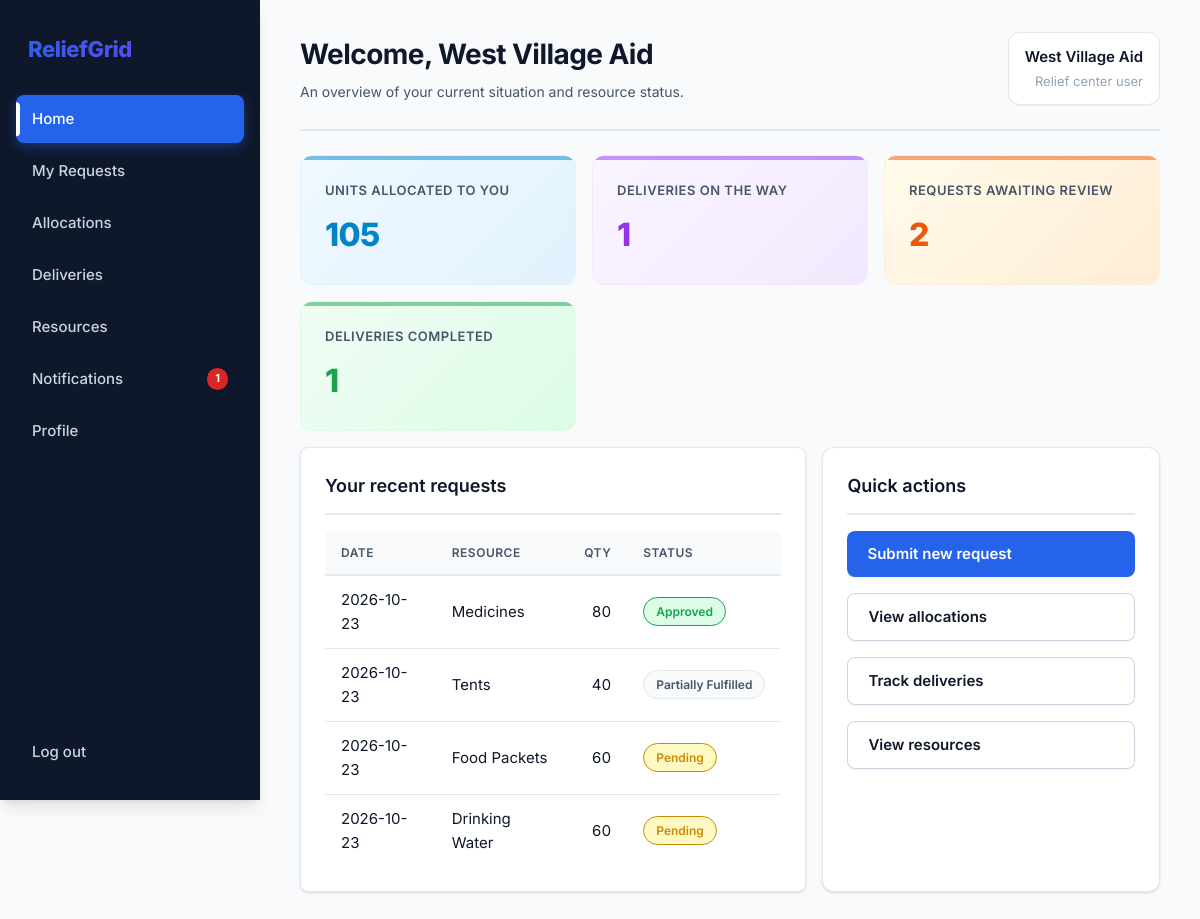
Before: /home (signed in) with the older database file.
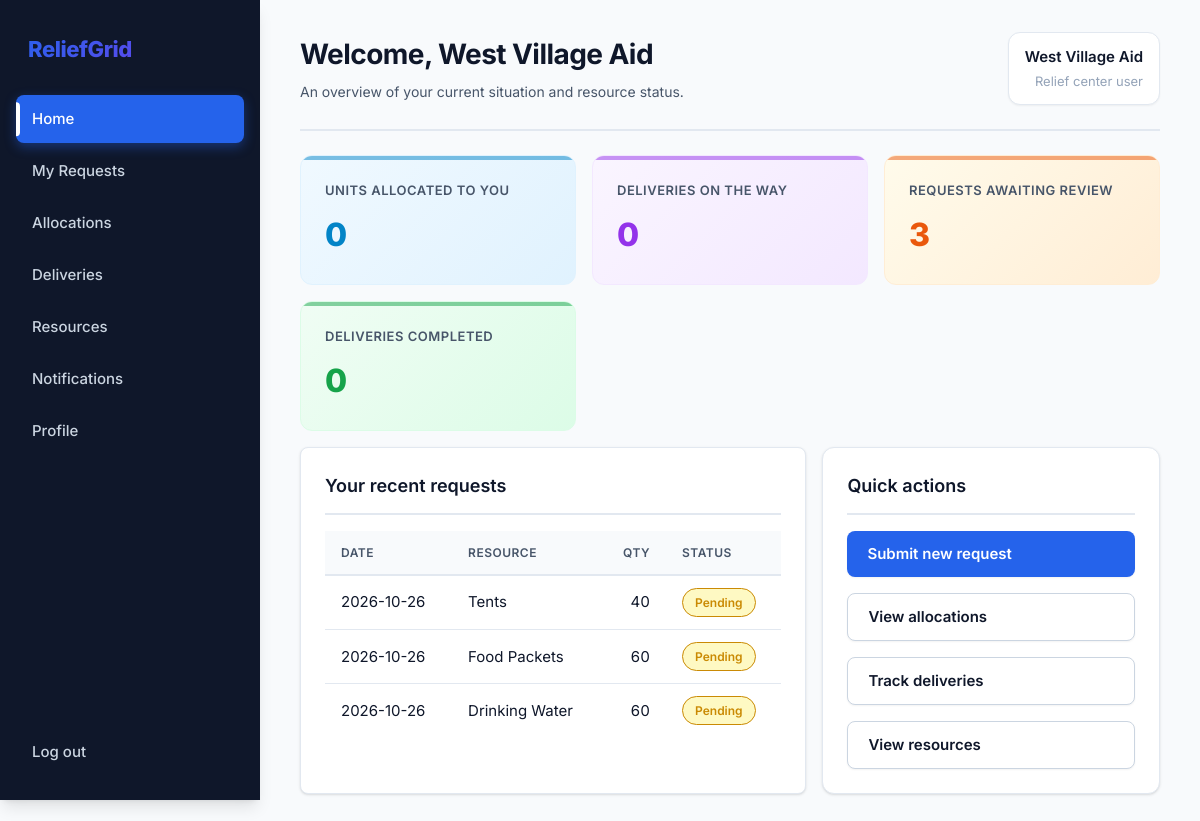
After: the same page with the newer database file.
### tables this page shows
CREATE TABLE requests (
    id INTEGER PRIMARY KEY, user_id INTEGER NOT NULL REFERENCES users(id),
    location_id INTEGER NOT NULL REFERENCES locations(id),
    resource_id INTEGER NOT NULL REFERENCES resources(id),
    quantity INTEGER NOT NULL CHECK (quantity > 0), people_affected INTEGER NOT NULL,
    urgency TEXT NOT NULL, description TEXT,
    status TEXT NOT NULL DEFAULT 'Pending', allocated_qty INTEGER NOT NULL DEFAULT 0,
    total_allocated INTEGER NOT NULL DEFAULT 0,
    total_dispatched INTEGER NOT NULL DEFAULT 0,
    total_received INTEGER NOT NULL DEFAULT 0,
    decision_note TEXT, created_at TEXT DEFAULT CURRENT_TIMESTAMP
);

CREATE TABLE resources (
    id INTEGER PRIMARY KEY, name TEXT UNIQUE NOT NULL, unit TEXT NOT NULL,
    quantity INTEGER NOT NULL DEFAULT 0 CHECK (quantity >= 0),
    low_threshold INTEGER NOT NULL DEFAULT 0, updated_at TEXT DEFAULT CURRENT_TIMESTAMP
);

### app.py (the view)
@app.route("/home")
@login_required("relief")
def user_home():
    uid = session["user_id"]
    stats = {
        "allocated": q("SELECT COALESCE(SUM(allocated_qty),0) c FROM requests WHERE user_id=?", uid, one=True)["c"],
        "pending_deliveries": q("SELECT COUNT(*) c FROM deliveries d JOIN requests q ON q.id=d.request_id WHERE q.user_id=? AND d.status IN ('Assigned','In Transit')", uid, one=True)["c"],
        "active": q("SELECT COUNT(*) c FROM requests WHERE user_id=? AND status='Pending'", uid, one=True)["c"],
        "completed": q("SELECT COUNT(*) c FROM deliveries d JOIN requests q ON q.id=d.request_id WHERE q.user_id=? AND d.status='Delivered'", uid, one=True)["c"],
    }
    recent = q(REQ_SQL + " WHERE q.user_id=? ORDER BY q.id DESC LIMIT 5", uid)
    return render_template("user_home.html", stats=stats, recent=recent)

### app.py (called while the page is built)
def db():
    return database.get_db()

def q(sql, *args, one=False):
    rows = db().execute(sql, args).fetchall()
    return (rows[0] if rows else None) if one else rows

def login_required(role=None):
    def deco(f):
        @functools.wraps(f)
        def wrapper(*a, **kw):
            if "user_id" not in session:
                return redirect(url_for("login"))
            if role and session["role"] != role:
                flash("You don't have access to that page.", "error")
                return redirect(url_for("home_redirect"))
            return f(*a, **kw)
        return wrapper
    return deco

@app.context_processor
def inject_nav():
    if "user_id" not in session:
        return {}
    admin = session["role"] == "admin"
    unread = q("SELECT COUNT(*) c FROM notifications WHERE is_read=0 AND " + ("user_id IS NULL" if admin else "user_id=?"),
               *([] if admin else [session["user_id"]]), one=True)["c"]
    return {"nav": ADMIN_NAV if admin else USER_NAV, "unread": unread}

### db.py (called while the page is built)
def get_db():
    if "db" not in g:
        g.db = sqlite3.connect(DB_PATH)
        g.db.row_factory = sqlite3.Row
        g.db.execute("PRAGMA foreign_keys = ON")
    return g.db

### templates/user_home.html
{% extends "base.html" %}{% from "_macros.html" import pill, stat %}
{% block heading %}Welcome, {{ session.name }}{% endblock %}{% block sub %}An overview of your current situation and resource status.{% endblock %}
{% block content %}<div class="grid g4" style="margin-bottom:16px">{{ stat("Units allocated to you", stats.allocated, "blue") }}{{ stat("Deliveries on the way", stats.pending_deliveries, "purple") }}{{ stat("Requests awaiting review", stats.active, "orange") }}{{ stat("Deliveries completed", stats.completed, "green") }}</div>
<div class="grid g2"><div class="card wrap"><h2>Your recent requests</h2><table><tr><th>Date</th><th>Resource</th><th class="num">Qty</th><th>Status</th></tr>
{% for r in recent %}<tr><td>{{ r.created_at[:10] }}</td><td>{{ r.resource_name }}</td><td class="num">{{ r.quantity }}</td><td>{{ pill(r.status) }}</td></tr>{% else %}<tr><td colspan="4" class="muted">You haven't requested anything yet.</td></tr>{% endfor %}</table></div>
<div class="card"><h2>Quick actions</h2><div class="grid"><a class="btn" href="{{ url_for('new_request') }}">Submit new request</a><a class="btn ghost" href="{{ url_for('my_allocations') }}">View allocations</a>
<a class="btn ghost" href="{{ url_for('my_deliveries') }}">Track deliveries</a><a class="btn ghost" href="{{ url_for('user_resources') }}">View resources</a></div></div></div>{% endblock %}

### templates/base.html (shortened to what this page needs)
<!doctype html><html lang="en"><head><meta charset="utf-8"><meta name="viewport" content="width=device-width, initial-scale=1">
<link rel="stylesheet" href="{{ url_for('static', filename='style.css') }}">{% block head %}{% endblock %}</head><body>
{% block body %}
<div class="app">
<aside class="side"><div class="brand">ReliefGrid</div>
<nav>{% for label, ep in nav %}<a href="{{ url_for(ep) }}" class="{{ 'on' if request.endpoint == ep }}">{{ label }}{% if ep == 'notifications' and unread %}<b class="badge">{{ unread }}</b>{% endif %}</a>{% endfor %}</nav>
<a href="{{ url_for('logout') }}">Log out</a></aside>
<main class="main"><header class="top"><div><h1>{% block heading %}{% endblock %}</h1><p>{% block sub %}{% endblock %}</p></div>
<div class="who">{{ session.name }}<small>{{ 'Admin' if session.role == 'admin' else 'Relief center user' }}</small></div></header>
{% block content %}{% endblock %}</main></div>
{% endblock %}
</body></html>

### templates/_macros.html
{% macro pill(text) %}<span class="pill {{ text|lower|replace(' ','-') }}">{{ text }}</span>{% endmacro %}
{% macro stat(label, value, tone) %}<div class="stat {{ tone }}"><span>{{ label }}</span><strong>{{ value }}</strong></div>{% endmacro %}

Changed rows visible on the page:
removed requests: created_at "2026-10-23", resource_name "Medicines", quantity "80", status "Approved"
changed requests "Tents": created_at "2026-10-23" → "2026-10-26"; status "Partially Fulfilled" → "Pending"
changed requests "Food Packets": created_at "2026-10-23" → "2026-10-26"
changed requests "Drinking Water": created_at "2026-10-23" → "2026-10-26"
Other visible differences:
{{ value }}: "105 1 2 1" → "0 0 3 0"
new list line: "Notifications"
list line gone: "Notifications 1"
